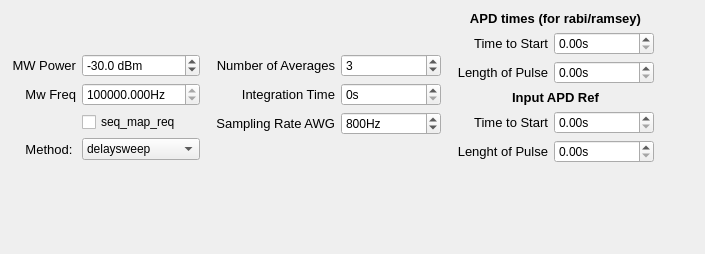
         <widget class="QWidget" name="tab_5">
          <attribute name="title">
           <string>general</string>
          </attribute>
          <layout class="QGridLayout" name="gridLayout_4">
           <item row="0" column="0" colspan="2">
            <layout class="QGridLayout" name="gridLayout_3">
             <item row="2" column="0">
              <widget class="QLabel" name="label_112">
               <property name="font">
                <font>
                 <pointsize>10</pointsize>
                </font>
               </property>
               <property name="text">
                <string>Mw Freq</string>
               </property>
               <property name="alignment">
                <set>Qt::AlignRight|Qt::AlignTrailing|Qt::AlignVCenter</set>
               </property>
              </widget>
             </item>
             <item row="2" column="1">
              <widget class="ScienDSpinBox" name="mw_freq">
               <property name="suffix">
                <string>Hz</string>
               </property>
               <property name="decimals">
                <number>3</number>
               </property>
               <property name="minimum">
                <double>1500000000.000000000000000</double>
               </property>
               <property name="maximum">
                <double>40000000000.000000000000000</double>
               </property>
               <property name="singleStep">
                <double>1.000000000000000</double>
               </property>
               <property name="value">
                <double>2870000000.000000000000000</double>
               </property>
              </widget>
             </item>
             <item row="4" column="1">
              <widget class="QComboBox" name="comboBox_method">
               <item>
                <property name="text">
                 <string>delaysweep</string>
                </property>
               </item>
               <item>
                <property name="text">
                 <string>delaysweep_ref</string>
                </property>
               </item>
               <item>
                <property name="text">
                 <string>rabi</string>
                </property>
               </item>
               <item>
                <property name="text">
                 <string>ramsey</string>
                </property>
               </item>
              </widget>
             </item>
             <item row="4" column="0">
              <widget class="QLabel" name="label_116">
               <property name="font">
                <font>
                 <pointsize>10</pointsize>
                </font>
               </property>
               <property name="text">
                <string>Method: </string>
               </property>
               <property name="alignment">
                <set>Qt::AlignRight|Qt::AlignTrailing|Qt::AlignVCenter</set>
               </property>
              </widget>
             </item>
             <item row="3" column="0">
              <spacer name="verticalSpacer_2">
               <property name="orientation">
                <enum>Qt::Vertical</enum>
               </property>
               <property name="sizeType">
                <enum>QSizePolicy::Minimum</enum>
               </property>
               <property name="sizeHint" stdset="0">
                <size>
                 <width>5</width>
                 <height>10</height>
                </size>
               </property>
              </spacer>
             </item>
             <item row="1" column="1">
              <widget class="ScienDSpinBox" name="mw_power">
               <property name="minimumSize">
                <size>
                 <width>100</width>
                 <height>0</height>
                </size>
               </property>
               <property name="suffix">
                <string> dBm</string>
               </property>
               <property name="decimals">
                <number>1</number>
               </property>
               <property name="minimum">
                <double>-100.000000000000000</double>
               </property>
               <property name="maximum">
                <double>-2.000000000000000</double>
               </property>
               <property name="value">
                <double>-30.000000000000000</double>
               </property>
              </widget>
             </item>
             <item row="1" column="0">
              <widget class="QLabel" name="label_111">
               <property name="font">
                <font>
                 <pointsize>10</pointsize>
                </font>
               </property>
               <property name="text">
                <string>MW Power</string>
               </property>
               <property name="alignment">
                <set>Qt::AlignRight|Qt::AlignTrailing|Qt::AlignVCenter</set>
               </property>
              </widget>
             </item>
             <item row="0" column="5" rowspan="6">
              <layout class="QGridLayout" name="gridLayout_6">
               <item row="1" column="0">
                <widget class="QLabel" name="label_65">
                 <property name="font">
                  <font>
                   <pointsize>10</pointsize>
                  </font>
                 </property>
                 <property name="text">
                  <string>Time to Start</string>
                 </property>
                 <property name="alignment">
                  <set>Qt::AlignRight|Qt::AlignTrailing|Qt::AlignVCenter</set>
                 </property>
                </widget>
               </item>
               <item row="0" column="0" colspan="2">
                <widget class="QLabel" name="label_71">
                 <property name="font">
                  <font>
                   <pointsize>10</pointsize>
                   <weight>75</weight>
                   <bold>true</bold>
                  </font>
                 </property>
                 <property name="text">
                  <string>APD times (for rabi/ramsey)</string>
                 </property>
                 <property name="alignment">
                  <set>Qt::AlignCenter</set>
                 </property>
                </widget>
               </item>
               <item row="5" column="1">
                <widget class="ScienDSpinBox" name="apd_ref_len">
                 <property name="sizePolicy">
                  <sizepolicy hsizetype="Preferred" vsizetype="Fixed">
                   <horstretch>0</horstretch>
                   <verstretch>0</verstretch>
                  </sizepolicy>
                 </property>
                 <property name="suffix">
                  <string>s</string>
                 </property>
                 <property name="decimals">
                  <number>2</number>
                 </property>
                 <property name="maximum">
                  <double>1.000000000000000</double>
                 </property>
                 <property name="singleStep">
                  <double>0.000001000000000</double>
                 </property>
                 <property name="value">
                  <double>0.000000000000000</double>
                 </property>
                </widget>
               </item>
               <item row="1" column="1">
                <widget class="ScienDSpinBox" name="apd_start_time">
                 <property name="sizePolicy">
                  <sizepolicy hsizetype="Minimum" vsizetype="Fixed">
                   <horstretch>0</horstretch>
                   <verstretch>0</verstretch>
                  </sizepolicy>
                 </property>
                 <property name="minimumSize">
                  <size>
                   <width>100</width>
                   <height>0</height>
                  </size>
                 </property>
                 <property name="suffix">
                  <string>s</string>
                 </property>
                 <property name="decimals">
                  <number>2</number>
                 </property>
                 <property name="maximum">
                  <double>1.000000000000000</double>
                 </property>
                 <property name="singleStep">
                  <double>0.000001000000000</double>
                 </property>
                 <property name="value">
                  <double>0.000000000000000</double>
                 </property>
                </widget>
               </item>
               <item row="3" column="0" colspan="2">
                <widget class="QLabel" name="label_60">
                 <property name="font">
                  <font>
                   <pointsize>10</pointsize>
                   <weight>75</weight>
                   <bold>true</bold>
                  </font>
                 </property>
                 <property name="text">
                  <string>Input APD Ref</string>
                 </property>
                 <property name="alignment">
                  <set>Qt::AlignCenter</set>
                 </property>
                </widget>
               </item>
               <item row="2" column="0">
                <widget class="QLabel" name="label_70">
                 <property name="font">
                  <font>
                   <pointsize>10</pointsize>
                  </font>
                 </property>
                 <property name="text">
                  <string>Length of Pulse</string>
                 </property>
                 <property name="alignment">
                  <set>Qt::AlignRight|Qt::AlignTrailing|Qt::AlignVCenter</set>
                 </property>
                </widget>
               </item>
               <item row="2" column="1">
                <widget class="ScienDSpinBox" name="apd_len">
                 <property name="sizePolicy">
                  <sizepolicy hsizetype="Preferred" vsizetype="Fixed">
                   <horstretch>0</horstretch>
                   <verstretch>0</verstretch>
                  </sizepolicy>
                 </property>
                 <property name="suffix">
                  <string>s</string>
                 </property>
                 <property name="decimals">
                  <number>2</number>
                 </property>
                 <property name="maximum">
                  <double>1.000000000000000</double>
                 </property>
                 <property name="singleStep">
                  <double>0.000001000000000</double>
                 </property>
                 <property name="value">
                  <double>0.000000000000000</double>
                 </property>
                </widget>
               </item>
               <item row="6" column="0">
                <spacer name="verticalSpacer_5">
                 <property name="orientation">
                  <enum>Qt::Vertical</enum>
                 </property>
                 <property name="sizeHint" stdset="0">
                  <size>
                   <width>20</width>
                   <height>40</height>
                  </size>
                 </property>
                </spacer>
               </item>
               <item row="5" column="0">
                <widget class="QLabel" name="label_156">
                 <property name="font">
                  <font>
                   <pointsize>10</pointsize>
                  </font>
                 </property>
                 <property name="text">
                  <string>Lenght of Pulse</string>
                 </property>
                 <property name="alignment">
                  <set>Qt::AlignRight|Qt::AlignTrailing|Qt::AlignVCenter</set>
                 </property>
                </widget>
               </item>
               <item row="4" column="1">
                <widget class="ScienDSpinBox" name="apd_ref_start_time">
                 <property name="sizePolicy">
                  <sizepolicy hsizetype="Preferred" vsizetype="Fixed">
                   <horstretch>0</horstretch>
                   <verstretch>0</verstretch>
                  </sizepolicy>
                 </property>
                 <property name="suffix">
                  <string>s</string>
                 </property>
                 <property name="decimals">
                  <number>2</number>
                 </property>
                 <property name="maximum">
                  <double>1.000000000000000</double>
                 </property>
                 <property name="singleStep">
                  <double>0.000001000000000</double>
                 </property>
                 <property name="value">
                  <double>0.000000000000000</double>
                 </property>
                </widget>
               </item>
               <item row="4" column="0">
                <widget class="QLabel" name="label_157">
                 <property name="font">
                  <font>
                   <pointsize>10</pointsize>
                  </font>
                 </property>
                 <property name="text">
                  <string>Time to Start</string>
                 </property>
                 <property name="alignment">
                  <set>Qt::AlignRight|Qt::AlignTrailing|Qt::AlignVCenter</set>
                 </property>
                </widget>
               </item>
              </layout>
             </item>
             <item row="1" column="3" rowspan="5">
              <layout class="QGridLayout" name="gridLayout_5">
               <item row="1" column="0">
                <widget class="QLabel" name="label_114">
                 <property name="font">
                  <font>
                   <pointsize>10</pointsize>
                  </font>
                 </property>
                 <property name="text">
                  <string>Integration Time</string>
                 </property>
                 <property name="alignment">
                  <set>Qt::AlignRight|Qt::AlignTrailing|Qt::AlignVCenter</set>
                 </property>
                </widget>
               </item>
               <item row="0" column="0">
                <widget class="QLabel" name="label_113">
                 <property name="font">
                  <font>
                   <pointsize>10</pointsize>
                  </font>
                 </property>
                 <property name="text">
                  <string>Number of Averages</string>
                 </property>
                 <property name="alignment">
                  <set>Qt::AlignRight|Qt::AlignTrailing|Qt::AlignVCenter</set>
                 </property>
                </widget>
               </item>
               <item row="1" column="1">
                <widget class="ScienDSpinBox" name="integration_time">
                 <property name="sizePolicy">
                  <sizepolicy hsizetype="Preferred" vsizetype="Fixed">
                   <horstretch>0</horstretch>
                   <verstretch>0</verstretch>
                  </sizepolicy>
                 </property>
                 <property name="suffix">
                  <string>s</string>
                 </property>
                 <property name="decimals">
                  <number>0</number>
                 </property>
                 <property name="minimum">
                  <double>0.000000000000000</double>
                 </property>
                 <property name="maximum">
                  <double>1.000000000000000</double>
                 </property>
                 <property name="singleStep">
                  <double>0.001000000000000</double>
                 </property>
                 <property name="value">
                  <double>0.000000000000000</double>
                 </property>
                </widget>
               </item>
               <item row="2" column="1">
                <widget class="ScienDSpinBox" name="clk_awg">
                 <property name="sizePolicy">
                  <sizepolicy hsizetype="Preferred" vsizetype="Fixed">
                   <horstretch>0</horstretch>
                   <verstretch>0</verstretch>
                  </sizepolicy>
                 </property>
                 <property name="suffix">
                  <string>Hz</string>
                 </property>
                 <property name="decimals">
                  <number>0</number>
                 </property>
                 <property name="maximum">
                  <double>2000000000.000000000000000</double>
                 </property>
                 <property name="value">
                  <double>800.000000000000000</double>
                 </property>
                </widget>
               </item>
               <item row="0" column="1">
                <widget class="ScienDSpinBox" name="averages">
                 <property name="sizePolicy">
                  <sizepolicy hsizetype="Minimum" vsizetype="Fixed">
                   <horstretch>0</horstretch>
                   <verstretch>0</verstretch>
                  </sizepolicy>
                 </property>
                 <property name="minimumSize">
                  <size>
                   <width>100</width>
                   <height>0</height>
                  </size>
                 </property>
                 <property name="decimals">
                  <number>0</number>
                 </property>
                 <property name="minimum">
                  <double>2.000000000000000</double>
                 </property>
                 <property name="maximum">
                  <double>50000.000000000000000</double>
                 </property>
                 <property name="value">
                  <double>3.000000000000000</double>
                 </property>
                </widget>
               </item>
               <item row="4" column="0">
                <spacer name="verticalSpacer_6">
                 <property name="orientation">
                  <enum>Qt::Vertical</enum>
                 </property>
                 <property name="sizeHint" stdset="0">
                  <size>
                   <width>20</width>
                   <height>40</height>
                  </size>
                 </property>
                </spacer>
               </item>
               <item row="2" column="0">
                <widget class="QLabel" name="label_78">
                 <property name="font">
                  <font>
                   <pointsize>10</pointsize>
                  </font>
                 </property>
                 <property name="text">
                  <string>Sampling Rate AWG</string>
                 </property>
                 <property name="alignment">
                  <set>Qt::AlignRight|Qt::AlignTrailing|Qt::AlignVCenter</set>
                 </property>
                </widget>
               </item>
              </layout>
             </item>
             <item row="1" column="2">
              <spacer name="horizontalSpacer">
               <property name="orientation">
                <enum>Qt::Horizontal</enum>
               </property>
               <property name="sizeType">
                <enum>QSizePolicy::Minimum</enum>
               </property>
               <property name="sizeHint" stdset="0">
                <size>
                 <width>10</width>
                 <height>20</height>
                </size>
               </property>
              </spacer>
             </item>
             <item row="0" column="4">
              <spacer name="horizontalSpacer_2">
               <property name="orientation">
                <enum>Qt::Horizontal</enum>
               </property>
               <property name="sizeType">
                <enum>QSizePolicy::Minimum</enum>
               </property>
               <property name="sizeHint" stdset="0">
                <size>
                 <width>10</width>
                 <height>20</height>
                </size>
               </property>
              </spacer>
             </item>
             <item row="3" column="1">
              <widget class="QCheckBox" name="seq_map_req">
               <property name="text">
                <string>seq_map_req</string>
               </property>
              </widget>
             </item>
            </layout>
           </item>
           <item row="1" column="2">
            <spacer name="horizontalSpacer_5">
             <property name="orientation">
              <enum>Qt::Horizontal</enum>
             </property>
             <property name="sizeHint" stdset="0">
              <size>
               <width>40</width>
               <height>20</height>
              </size>
             </property>
            </spacer>
           </item>
           <item row="1" column="0" colspan="2">
            <spacer name="verticalSpacer_3">
             <property name="orientation">
              <enum>Qt::Vertical</enum>
             </property>
             <property name="sizeHint" stdset="0">
              <size>
               <width>20</width>
               <height>40</height>
              </size>
             </property>
            </spacer>
           </item>
          </layout>
         </widget>
